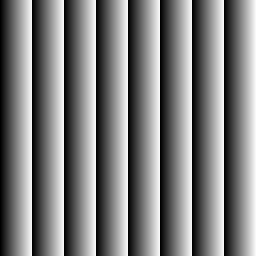
#> input picture dev/recol32bpp/rgb_32bpp.tif, 256 x 256 px
$ python -i strict_convert.py   (imports and definitions only)
#> lines starting #> are read from the running program, lines starting #| are printed output that depends on the picture
#> further down, picture is the input picture: PIL image 256x256 L; min 0, max 248, mean 124
#!/usr/bin/env python3

# Bug: Why does tools openttd_palettise behave weird?

from PIL import Image
import glob, os, sys

from tools import openttd_palette, check_update_needed

def strict_convert(source):
  """
  Convert an image to an 8-bit palette image with the OpenTTD Windows palette. Converts non-matching pixels to index zero, does not do dithering.
  :param source: Input image, will be treated as RGB.
  :return: Image converted to the OpenTTD palette
  """

  r = openttd_palette["r"]
  g = openttd_palette["g"]
  b = openttd_palette["b"]

  source = source.convert("RGB")
  target = Image.new("P", source.size)
#> target: PIL image 256x256 P; every value is 0
  palette_dict = {}
  palette = []
  for i in range(len(r)):
    key = str(hex(r[i])) + str(hex(g[i])) + str(hex(b[i]))
    palette_dict[key] = i
    palette.append(r[i])
    palette.append(g[i])
    palette.append(b[i])
  target.putpalette(palette)
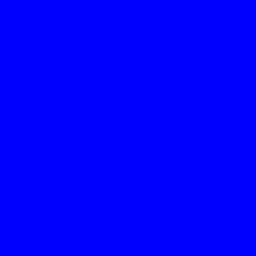
#> target: PIL image 256x256 P; mean R, G, B 0, 0, 255
  for x in range(source.size[0]):
    for y in range(source.size[1]):
      pr, pg, pb = source.getpixel((x, y))
      key = str(hex(pr)) + str(hex(pg)) + str(hex(pb))
      if key in palette_dict:
        target.putpixel((x, y), palette_dict[key])
      else:
        target.putpixel((x, y), 0)
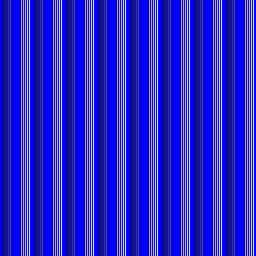
#> target: PIL image 256x256 P; mean R, G, B 38.8, 38.8, 214.1
  return target

def strict_convert_directory(base_path):
  suffix = "_32bpp.png";
  print("Converting to 8-bit")
  for input_file in glob.glob(os.path.join(base_path, "*"+suffix)):
    name = input_file[:-len(suffix)]
    if check_update_needed([__file__, name+"_32bpp.png"], name+"_8bpp.png"):
      print("  ", "Converting", os.path.basename(input_file))
      with Image.open(input_file) as image:
        name = input_file[:-len(suffix)]
        image_8bpp = strict_convert(image);
        image_8bpp.save(os.path.join(base_path, name+"_8bpp.png"), "PNG")
    else:
      print("  ", "Skipping", os.path.basename(input_file))

# [5 lines not run here, left out]

>>> from PIL import Image
>>> picture = Image.open('../dev/recol32bpp/rgb_32bpp.tif')
>>> result = strict_convert(picture)
